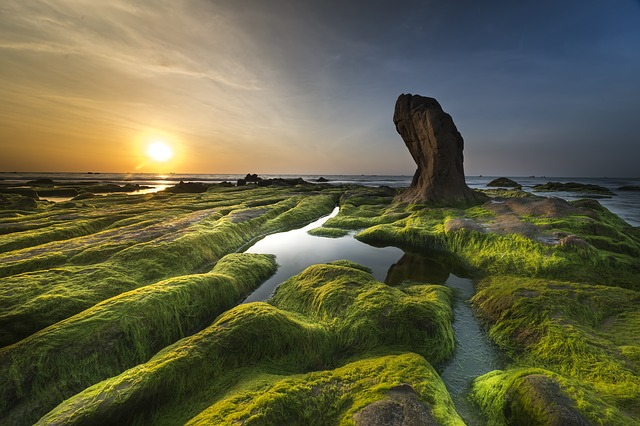
#> input picture medias/featureimages/11.jpg, 640 x 426 px, given as the content of the folder source/_posts/medias/featureimages/11.jpg, which was not available
$ python watermark.py medias/featureimages/11.jpg
#> lines starting #> are read from the running program, lines starting #| are printed output that depends on the picture
# -*- coding: utf-8 -*-
import sys
import glob
from PIL import Image
from PIL import ImageDraw
from PIL import ImageFont


def watermark(post_name):
#> called with post_name = 'medias/featureimages/11.jpg'
    if post_name == 'all':
        post_name = '*'
    dir_name = 'source/_posts/' + post_name + '/*'
    for files in glob.glob(dir_name):
        im = Image.open(files)
#> im is the input picture: PIL image 640x426 RGB; mean R, G, B 99.1, 98.2, 68.4
        if len(im.getbands()) < 3:
            im = im.convert('RGB')
            print(files)
        font = ImageFont.truetype('STSONG.TTF', max(30, int(im.size[1] / 20)))
        draw = ImageDraw.Draw(im)
        draw.text((im.size[0] / 2, im.size[1] / 2),
                  u'@77shania', fill=(0, 0, 0), font=font)
        im.save(files)
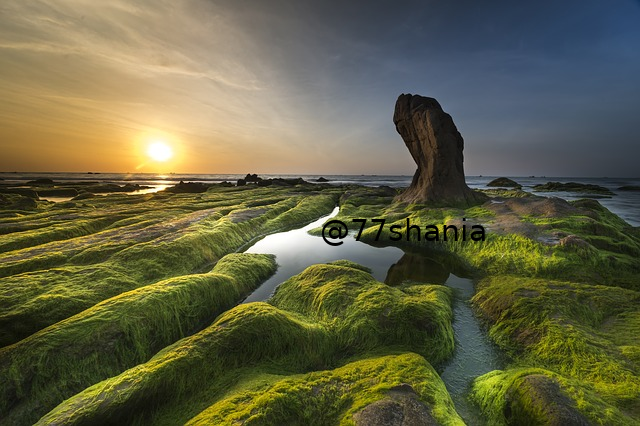
#> saved as 11.jpg: PIL image 640x426 RGB; mean R, G, B 98.7, 97.7, 68.2


if __name__ == '__main__':
    if len(sys.argv) == 2:
        watermark(sys.argv[1])
    else:
        print('[usage] <input>')

$ run again, on medias/featureimages/12.jpg
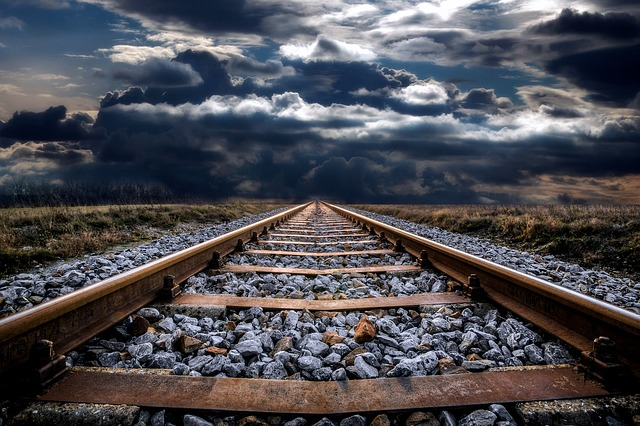
#> input picture medias/featureimages/12.jpg, 640 x 426 px, given as the content of the folder source/_posts/medias/featureimages/12.jpg, which was not available
#> in watermark, im is the input picture: PIL image 640x426 RGB; mean R, G, B 76.3, 75.8, 81.9
#> in watermark, `im.save(files)`:
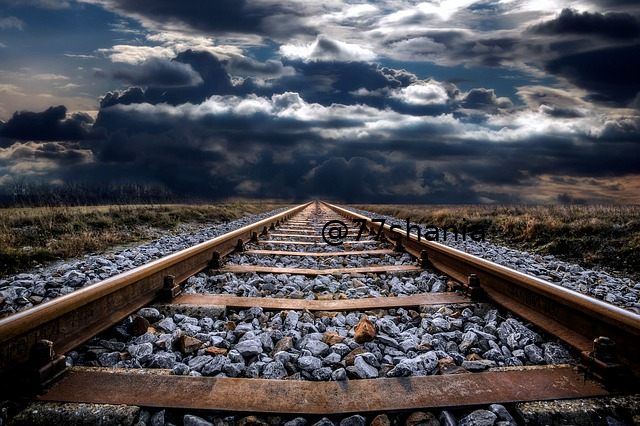
#> saved as 12.jpg: PIL image 640x426 RGB; mean R, G, B 75.9, 75.5, 81.5

$ run again, on medias/featureimages/13.jpg
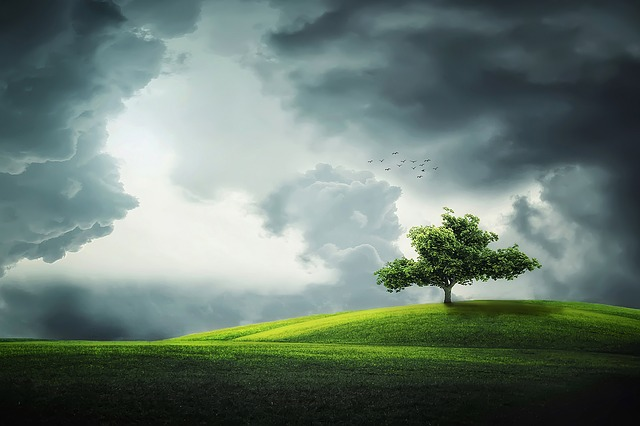
#> input picture medias/featureimages/13.jpg, 640 x 426 px, given as the content of the folder source/_posts/medias/featureimages/13.jpg, which was not available
#> in watermark, im is the input picture: PIL image 640x426 RGB; mean R, G, B 104.1, 121.6, 112.6
#> in watermark, `im.save(files)`:
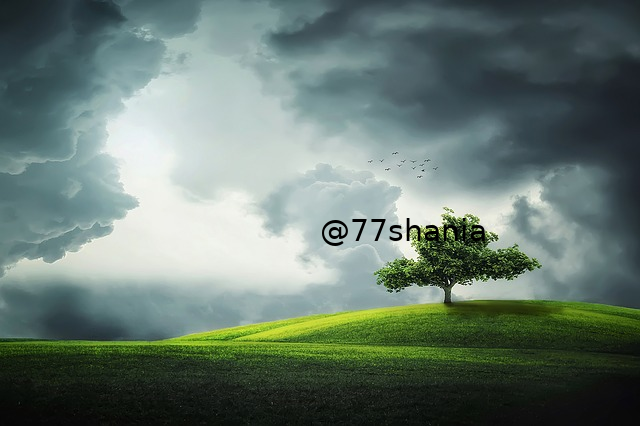
#> saved as 13.jpg: PIL image 640x426 RGB; mean R, G, B 103.5, 120.9, 112
